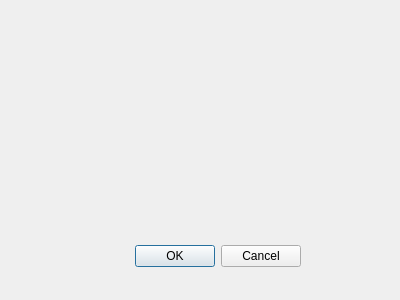
<?xml version="1.0" encoding="UTF-8"?>
<ui version="4.0">
 <class>moveIpset</class>
 <widget class="QDialog" name="moveIpset">
  <property name="geometry">
   <rect>
    <x>0</x>
    <y>0</y>
    <width>400</width>
    <height>300</height>
   </rect>
  </property>
  <property name="windowTitle">
   <string>Dialog</string>
  </property>
  <widget class="QDialogButtonBox" name="buttonBox">
   <property name="geometry">
    <rect>
     <x>120</x>
     <y>240</y>
     <width>181</width>
     <height>32</height>
    </rect>
   </property>
   <property name="orientation">
    <enum>Qt::Horizontal</enum>
   </property>
   <property name="standardButtons">
    <set>QDialogButtonBox::Cancel|QDialogButtonBox::Ok</set>
   </property>
  </widget>
 </widget>
 <resources/>
 <connections>
  <connection>
   <sender>buttonBox</sender>
   <signal>accepted()</signal>
   <receiver>moveIpset</receiver>
   <slot>accept()</slot>
   <hints>
    <hint type="sourcelabel">
     <x>248</x>
     <y>254</y>
    </hint>
    <hint type="destinationlabel">
     <x>157</x>
     <y>274</y>
    </hint>
   </hints>
  </connection>
  <connection>
   <sender>buttonBox</sender>
   <signal>rejected()</signal>
   <receiver>moveIpset</receiver>
   <slot>reject()</slot>
   <hints>
    <hint type="sourcelabel">
     <x>316</x>
     <y>260</y>
    </hint>
    <hint type="destinationlabel">
     <x>286</x>
     <y>274</y>
    </hint>
   </hints>
  </connection>
 </connections>
</ui>
